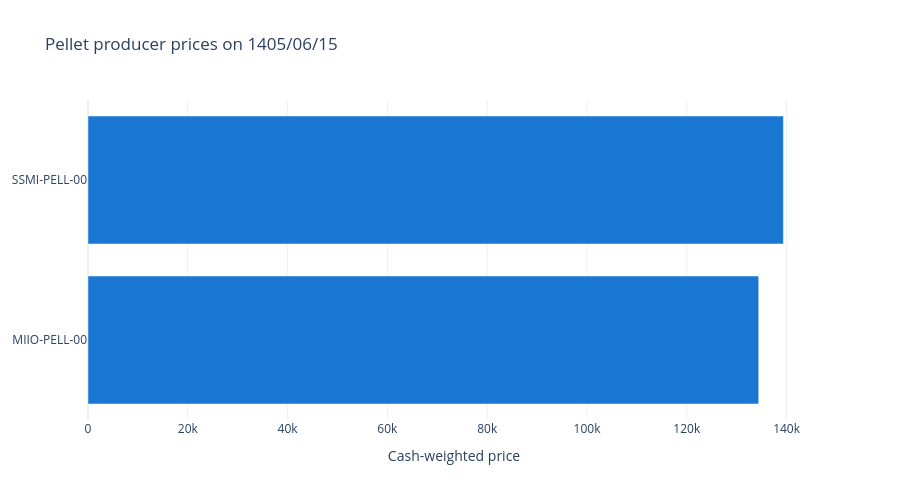

Notebook code cell kept with this figure:
### Markdown cell above
## 7. Cross-sectional comparison on a desired day
Select a date from dates with multiple companies.

### Code cell
available_dates = (
    daily_company.groupby("date_jalali")["Symbol"].nunique().loc[lambda s: s >= 2].index.tolist()
)
SELECTED_DATE = available_dates[-1]
selected = daily_company.loc[daily_company["date_jalali"].eq(SELECTED_DATE)].sort_values("weighted_price")
display(selected[["date_jalali", "Symbol", "producer_name", "weighted_price", "quantity", "contract_count"]])

fig = go.Figure(go.Bar(x=selected['weighted_price'], y=selected['Symbol'],
    orientation='h', marker_color='#1976D2'))
fig.update_layout(title=f'Pellet producer prices on {SELECTED_DATE}',
    xaxis_title='Cash-weighted price', height=500, template='plotly_white')
fig.show()

### Figure 1 — Plotly figure (JSON) as saved in the notebook; plotly's stock layout.template omitted (floating-point values rounded to 4 significant figures)
{"data": [{"marker": {"color": "#1976D2"}, "orientation": "h", "type": "bar", "x": [134400.0, 139400.0], "y": ["MIIO-PELL-00", "SSMI-PELL-00"]}], "layout": {"height": 500, "title": {"text": "Pellet producer prices on 1405/06/15"}, "xaxis": {"title": {"text": "Cash-weighted price"}}}}
